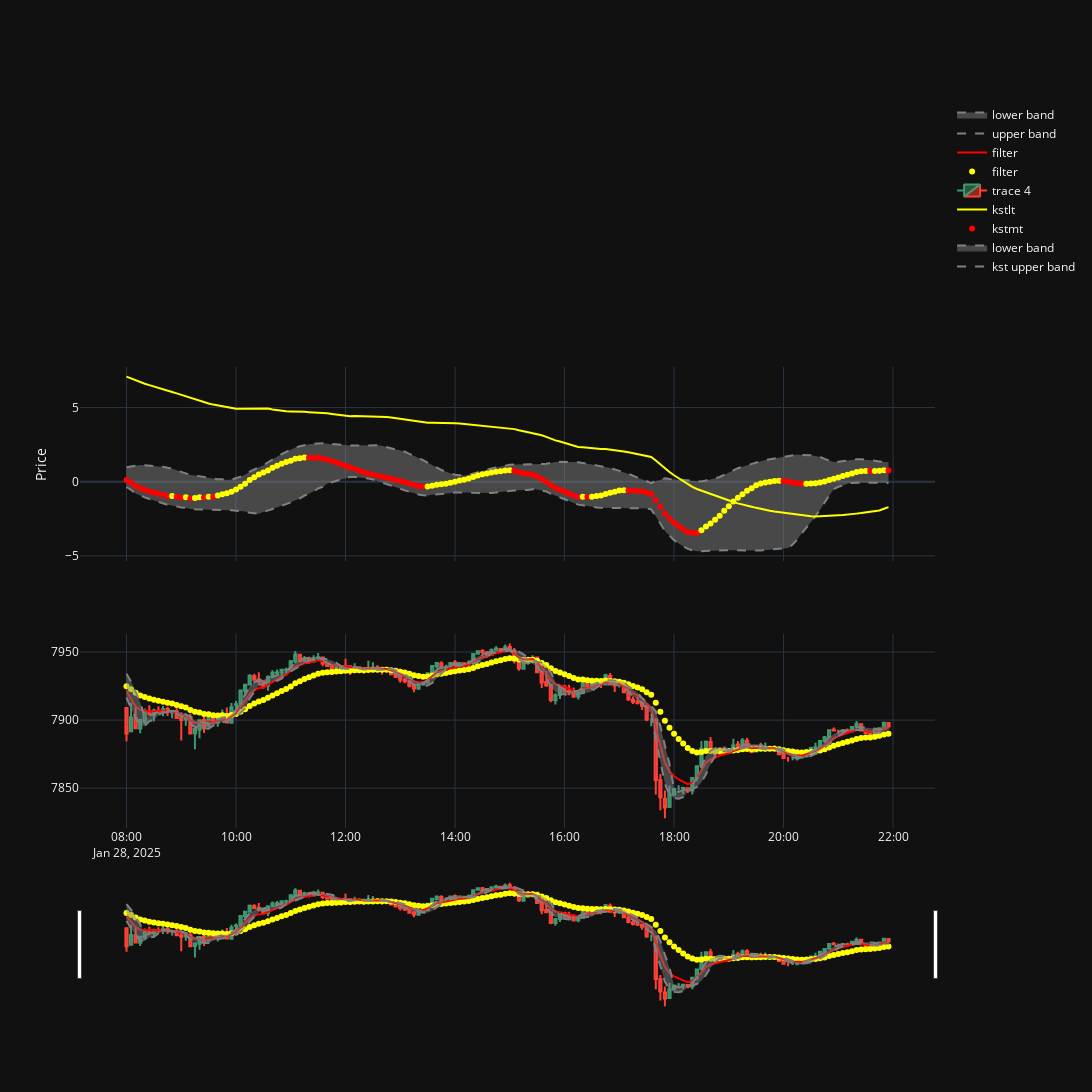

Notebook source saved alongside this figure:
### Code cell
fig = make_subplots(rows=3, cols=1, shared_xaxes=True)

# Add traces for the initial plot (first day)
initial_day = unique_days[44] #16 17 4 5 6 8
print(initial_day)

df_day = df_org[df_org['Date'] == initial_day]



#fig.append_trace(   go.Scatter(x = df_day['SnapshotTime'],
#                         y = df_day['kstmt_filter']  , #-df_day['kstmt_filter_speed'] )*15,
#                         name = 'kstmt',
#                         opacity = 0.5), row=1, col=1)

#fig.append_trace(   go.Scatter(x = df_day['SnapshotTime'],
#                         y = df_day['kstmt_filter_speed'],
#                         name = 'kstmt',
#                         opacity = 1), row=1, col=1)

#fig.append_trace(   go.Scatter(x = df_day['SnapshotTime'],
#                         y = df_day['kstmtmid'],
#                         name = 'kstmtmid',
#                         opacity = 0.5), row=1, col=1)

fig.append_trace(   go.Scatter(x = df_day['SnapshotTime'],
                         y = df_day['kstmtup'],
                        line_color = 'gray',
                         line = {'dash': 'dash'},
                         name = 'kst upper band',
                         opacity = 0.5), row=2, col=1)

fig.append_trace(   go.Scatter(x = df_day['SnapshotTime'],
                         y = df_day['kstmtlow'],
                         line_color = 'gray',
                         line = {'dash': 'dash'},
                         fill = 'tonexty',
                         name = 'lower band',
                         opacity = 0.3), row=2, col=1)

mark = dict(color=[ 'yellow' if x >= 0 else 'red'   for x in df_day['kstmt_filter'] - df_day['kstmt_filter'].shift(1)])


fig.append_trace(   go.Scatter(x = df_day['SnapshotTime'],
                         y = df_day['kstmt_filter'],
                          line_color = 'red',
                         name = 'kstmt',
                         mode='markers',
                         marker=mark,
                         opacity = 1), row=2, col=1)


fig.append_trace(   go.Scatter(x = df_day['SnapshotTime'],
                         y = df_day['kstlt'],
                          line_color = 'yellow',
                         name = 'kstlt',
                         opacity = 1), row=2, col=1)

fig.append_trace(  go.Candlestick(
                x=df_day['SnapshotTime'],
                open=df_day['openPrices'],
                high=df_day['highPrices'],
                low=df_day['lowPrices'],
                close=df_day['closedprices']), row=3, col=1)

#fig.append_trace(   go.Scatter(x = df_day['SnapshotTime'],
#                         y = df_day['olhc4'],
#                        line_color = 'red',
#                         name = 'filter',
#                         opacity = 1), row=3, col=1)


#fig.append_trace(go.Scatter(x=df_buy['SnapshotTime'], y=df_buy['closedprices'] + 20, mode='markers',
#    marker=dict(symbol='x', size=7, line=dict(width=1), color='green'), name = 'Buy'), row=3, col=1)

#fig.append_trace(go.Scatter(x=df_sell['SnapshotTime'], y=df_sell['closedprices'] - 20, mode='markers',
#    marker=dict(symbol='x', size=7, line=dict(width=1), color='red'), name = 'Sell'), row=3, col=1)




#mark = dict(color=[ 'yellow' if x == 0 else 'red' if x == -1 else 'green'  for x in df_day['signal']])
#mark = dict(color=[ 'yellow' if x == 0 else 'red' if x == 1 else 'green'  for x in df_day['state']])

fig.append_trace(   go.Scatter(x = df_day['SnapshotTime'],
                         y = df_day['olhc4_filter'],
                        line_color = 'yellow',
                         name = 'filter',
                         opacity = 1, mode='markers'), row=3, col=1)

fig.append_trace(   go.Scatter(x = df_day['SnapshotTime'],
                         y = df_day['olhc4_filter2'],
                        line_color = 'red',
                         name = 'filter',
                         opacity = 1), row=3, col=1)


fig.append_trace(   go.Scatter(x = df_day['SnapshotTime'],
                         y = df_day['up'],
                         line_color = 'gray',
                         line = {'dash': 'dash'},
                         name = 'upper band',
                         opacity = 0.5), row=3, col=1)

fig.append_trace(  go.Scatter(x = df_day['SnapshotTime'],
                         y = df_day['low'],
                         line_color = 'gray',
                         line = {'dash': 'dash'},
                         fill = 'tonexty',
                         name = 'lower band',
                         opacity = 0.3), row=3, col=1)

#fig.append_trace(  go.Scatter(x = df_day['SnapshotTime'],
#                         y = np.exp(df_day['backtest'].mul(1)).cumprod().mul(df_day['openPrices'].iloc[0]),
#                         line_color = 'blue',
#                         name = 'return',
#                         opacity = 1), row=3, col=1)



dropdown_buttons = [
    {
        'label': str(day),
        'method': 'update',
       'args': [
            {
                'x': [df_org[df_org['Date'] == day]['SnapshotTime']] * 11,
                'y': [
                    df_org[df_org['Date'] == day]['openPrices'],
                    df_org[df_org['Date'] == day]['highPrices'],
                    df_org[df_org['Date'] == day]['lowPrices'],
                    df_org[df_org['Date'] == day]['closedprices'],
                    df_org[df_org['Date'] == day]['olhc4'],
                    df_org[df_org['Date'] == day]['log_returns'],
                    df_org[df_org['Date'] == day]['kstmt'], 
                    df_org[df_org['Date'] == day]['kstmtup'], 
                    df_org[df_org['Date'] == day]['kstmtlow'],
                    df_org[df_org['Date'] == day]['up'],
                    df_org[df_org['Date'] == day]['low']
                ]
            },
            {
                'xaxis': {
                    'range': [
                        df_org[df_org['Date'] == day]['SnapshotTime'].min(),
                        df_org[df_org['Date'] == day]['SnapshotTime'].max()
                    ]
                },
                'yaxis2': {
                    'range': [
                        df_org[df_org['Date'] == day][['openPrices', 'highPrices', 'lowPrices', 'closedprices']].min().min(),
                        df_org[df_org['Date'] == day][['openPrices', 'highPrices', 'lowPrices', 'closedprices']].max().max()
                    ]
                },
                'yaxis': {
#                    'range': [
#                        df_org[df_org['Date'] == day]['kstmt'].min(),
#                        df_org[df_org['Date'] == day]['kstmt'].max()
#                    ]
                    'range': [
                        df_org[df_org['Date'] == day][['openPrices', 'highPrices', 'lowPrices', 'closedprices']].min().min(),
                        df_org[df_org['Date'] == day][['openPrices', 'highPrices', 'lowPrices', 'closedprices']].max().max()
                    ]
                }
            }
        ]
    }
    for day in unique_days
]



# Update layout to include dropdown menu and range slider for the second row
fig.update_layout(
    width=1790,
    height=4000,
    template='plotly_dark',
    xaxis1=dict(
        rangeslider=dict(
            visible=False
        )
    ),
     xaxis3=dict(
        rangeslider=dict(
            visible=True
        )
    )
    #,
    #updatemenus=[
    #   {
    #        'buttons': dropdown_buttons,
    #        'direction': 'down',
    #        'showactive': True,
    #    }
    #]
)

fig.update_yaxes(title_text="Price", row=2, col=1)
fig.update_yaxes(title_text="ROC", row=1, col=1)

fig.show()

### Figure 1 — Plotly figure (JSON) as saved in the notebook; plotly's stock layout.template omitted (floating-point values rounded to 4 significant figures; data arrays with more than 128 entries replaced by an {"elided": "..."} marker saying what was removed)
{"data": [{"line": {"color": "gray", "dash": "dash"}, "name": "kst upper band", "opacity": 0.5, "type": "scatter", "x": {"elided": "168 str values"}, "xaxis": "x2", "y": {"elided": "168 float values"}, "yaxis": "y2"}, {"fill": "tonexty", "line": {"color": "gray", "dash": "dash"}, "name": "lower band", "opacity": 0.3, "type": "scatter", "x": {"elided": "168 str values"}, "xaxis": "x2", "y": {"elided": "168 float values"}, "yaxis": "y2"}, {"line": {"color": "red"}, "marker": {"color": {"elided": "168 str values"}}, "mode": "markers", "name": "kstmt", "opacity": 1, "type": "scatter", "x": {"elided": "168 str values"}, "xaxis": "x2", "y": {"elided": "168 float values"}, "yaxis": "y2"}, {"line": {"color": "yellow"}, "name": "kstlt", "opacity": 1, "type": "scatter", "x": {"elided": "168 str values"}, "xaxis": "x2", "y": {"elided": "168 float values"}, "yaxis": "y2"}, {"close": {"elided": "168 float values"}, "high": {"elided": "168 float values"}, "low": {"elided": "168 float values"}, "open": {"elided": "168 float values"}, "type": "candlestick", "x": {"elided": "168 str values"}, "xaxis": "x3", "yaxis": "y3"}, {"line": {"color": "yellow"}, "mode": "markers", "name": "filter", "opacity": 1, "type": "scatter", "x": {"elided": "168 str values"}, "xaxis": "x3", "y": {"elided": "168 float values"}, "yaxis": "y3"}, {"line": {"color": "red"}, "name": "filter", "opacity": 1, "type": "scatter", "x": {"elided": "168 str values"}, "xaxis": "x3", "y": {"elided": "168 float values"}, "yaxis": "y3"}, {"line": {"color": "gray", "dash": "dash"}, "name": "upper band", "opacity": 0.5, "type": "scatter", "x": {"elided": "168 str values"}, "xaxis": "x3", "y": {"elided": "168 float values"}, "yaxis": "y3"}, {"fill": "tonexty", "line": {"color": "gray", "dash": "dash"}, "name": "lower band", "opacity": 0.3, "type": "scatter", "x": {"elided": "168 str values"}, "xaxis": "x3", "y": {"elided": "168 float values"}, "yaxis": "y3"}], "layout": {"height": 4000, "width": 1790, "xaxis": {"anchor": "y", "domain": [0, 1], "matches": "x3", "rangeslider": {"visible": false}, "showticklabels": false}, "xaxis2": {"anchor": "y2", "domain": [0, 1], "matches": "x3", "showticklabels": false}, "xaxis3": {"anchor": "y3", "domain": [0, 1], "rangeslider": {"visible": true}}, "yaxis": {"anchor": "x", "domain": [0.7333, 1], "title": {"text": "ROC"}}, "yaxis2": {"anchor": "x2", "domain": [0.3667, 0.6333], "title": {"text": "Price"}}, "yaxis3": {"anchor": "x3", "domain": [0, 0.2667]}}}
